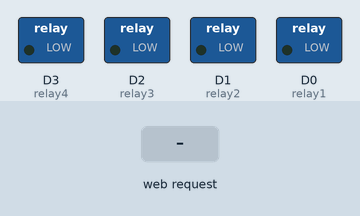
Bench run of a sketch on a simulated ESP8266 (NodeMCU). Parts: switched loads named in the sketch (green lamp = pin HIGH). The test bench sets the inputs (shaded band). WiFi joins after 1.5 s; servers stay silent unless stated; what the sketch prints to the serial monitor is not drawn.

Above: at 1.3 s.
1.4 s: HTTP request GET /relay1die received
At 2.6 s:
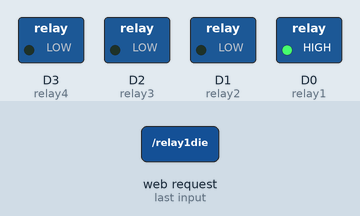
2.9 s: HTTP request GET /relay2die received
At 3.9 s:
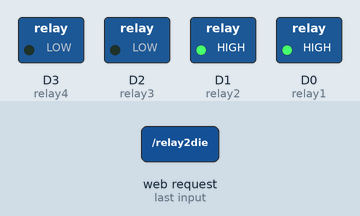
4.4 s: HTTP request GET /relay1 received
At 5.1 s:
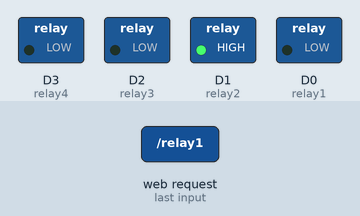
5.9 s: HTTP request GET /relay3die received
At 6.2 s:
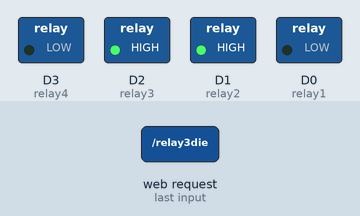
7.4 s: HTTP request GET /relay2 received
At 8.5 s:
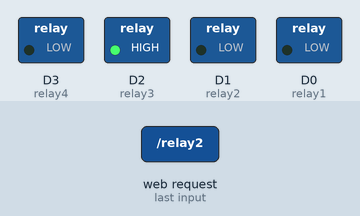
8.9 s: HTTP request GET /relay4die received
At 9.7 s:
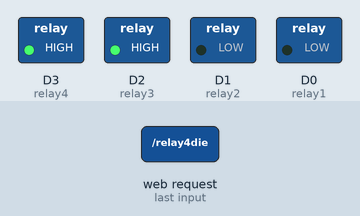
Timing chart, 0 to 11.4 s (numbered marks = the images above; inputs shaded):
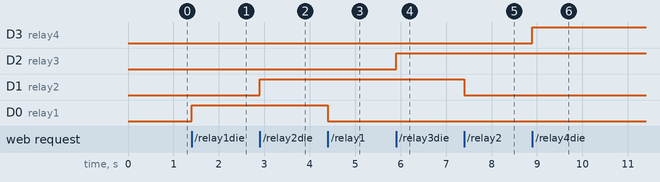

The sketch:

esp8266.ino
```cpp
#include <ESP8266WiFi.h>
#include <WiFiClient.h>
#include <ESP8266WebServer.h>
#include <ESP8266HTTPClient.h>
#include <ArduinoJson.h>
#include <SoftwareSerial.h>

SoftwareSerial mainMachine(5, 6);
ESP8266WebServer server(80);
HTTPClient http;

String cloudServer = "http://yourserver.com/";
String token = "yourtoken";
String key = "Important";

String get_relay = cloudServer + "board/relay/getall?token=" + token + "&secret=" + key;
String get_spesific_relay = cloudServer + "board/relay?token=" + token + "&secret=" + key;
String send_location = cloudServer + "board/location?token=" + token + "&secret=" + key + "&location=";
String get_location = "http://ip-api/json";

// Initialize your ssid
char* ssid = "yourssdname";
char* pwd = "yourpassword";

// [Offline Mode] define a relays pin
#define relay1 D0 // or another pin, it's up to you
#define relay2 D1 // or another pin, it's up to you
#define relay3 D2 // or another pin, it's up to you
#define relay4 D3 // or another pin, it's up to you

// [Offline Mode] relay function [ ON ]
void relayone(){
    digitalWrite(relay1, LOW);
    server.send(200, "text/plain", "{ Relay1: ON }");
}

void relaytwo(){
    digitalWrite(relay2, LOW);
    server.send(200, "text/plain", "{ Relay2: ON }");
}

void relaythree(){
    digitalWrite(relay3, LOW);
    server.send(200, "text/plain", "{ Relay3: ON }");
}

void relayfour(){
    digitalWrite(relay4, LOW);
    server.send(200, "text/plain", "{ Relay4: ON }");
}

// [Offline Mode] relay function [ OFF ]
void relayonedie(){
    digitalWrite(relay1, HIGH);
    server.send(200, "text/plain", "{ Relay1: OFF }");
}

void relaytwodie(){
    digitalWrite(relay2, HIGH);
    server.send(200, "text/plain", "{ Relay2: OFF }");
}

void relaythreedie(){
    digitalWrite(relay3, HIGH);
    server.send(200, "text/plain", "{ Relay3: OFF }");
}

void relayfourdie(){
    digitalWrite(relay4, HIGH);
    server.send(200, "text/plain", "{ Relay4: OFF }");
}

void setup(void) {
  Serial.begin(115200);
  mainMachine.begin(9600);
  WiFi.begin(ssid, pwd);

  // [Offline Mode] Initialize pin
  pinMode(relay1, OUTPUT);
  pinMode(relay2, OUTPUT);
  pinMode(relay3, OUTPUT);
  pinMode(relay4, OUTPUT);

 if(WiFi.status() != WL_CONNECTED){
  delay(100);
   Serial.print(".");
 }

  Serial.print(" [+] Connected");
  Serial.println("{");
  Serial.println("Coder: 'Fajar Firdaus'");
  Serial.println("IG: '@kernel024'");
  Serial.println("Twitter: @kernel024'");
  Serial.println("GIthub: 'FajarTheGGman'");

  Serial.println("{");
  Serial.print("IP : ");
  Serial.println(WiFi.localIP());
  Serial.println("}");


server.on("/", [](){
  server.send(200, "text/plain", "{ Wellcome: 'Project - 365%' }");
});

// [Offline Mode] routing url
server.on("/relay1", relayone);
server.on("/relay2", relaytwo);
server.on("/relay3", relaythree);
server.on("/relay4", relayfour);

server.on("/relay1die", relayonedie);
server.on("/relay2die", relaytwodie);
server.on("/relay3die", relaythreedie);
server.on("/relay4die", relayfourdie);


server.begin();
}


void loop(void) {
  server.handleClient();
}
```

Measured:
- after the input at 1.4 s, D0 (relay1): LOW → HIGH at once
- after the input at 2.9 s, D1 (relay2): LOW → HIGH at once
- after the input at 4.4 s, D0 (relay1): HIGH → LOW at once
- after the input at 5.9 s, D2 (relay3): LOW → HIGH at once
- after the input at 7.4 s, D1 (relay2): HIGH → LOW at once
- after the input at 8.9 s, D3 (relay4): LOW → HIGH at once
